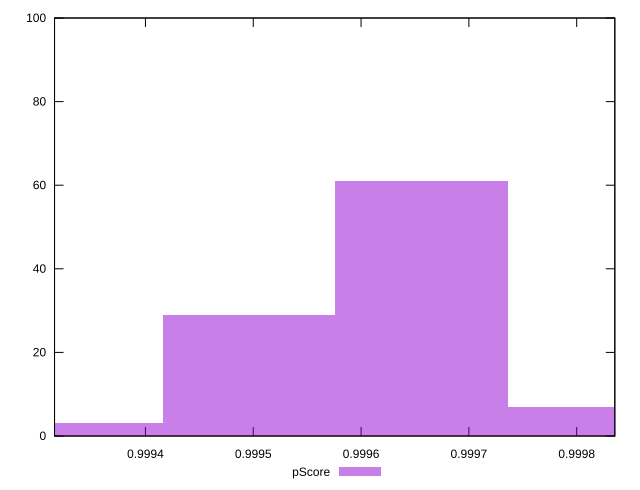

Source code (gnuplot):
reset

$pScore <<EOF
0.9996559829085727 61
0.9994960123560189 29
0.9993360418034651 3
0.9998159534611265 7
EOF

set key outside below
set boxwidth 0.00015997055255378024
set xrange [0.9993156727224216:0.9998353806058917]
set yrange [0:100]
set trange [0:100]
set style fill transparent solid 0.5 noborder
set terminal svg size 640, 490 enhanced background rgb 'white'
set output "reprap/mainthread-work-breakdown/samples/pages+cached+noexternal+nofonts/pScore/histogram.svg"

plot $pScore title "pScore" with boxes

reset
